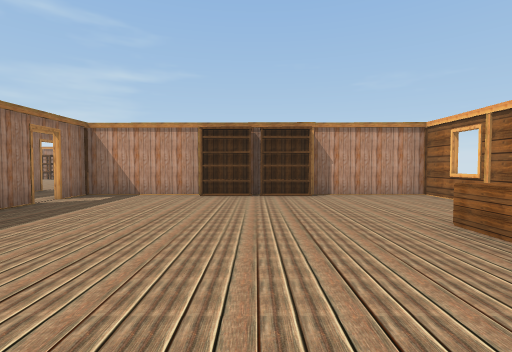
view 1 (above)

20 first-person views from a walk through a 3-D level made in the Unity game engine. The camera is 1.5 m above the floor, tilts 2° down and sees 85° across. The floor is counted in squares, 2 m on a side. Each view is taken from the middle of a square. On the plan, view 1 faces up. The plan holds only what a view shows up to about 10 squares ahead; the rest is blank.

view 2
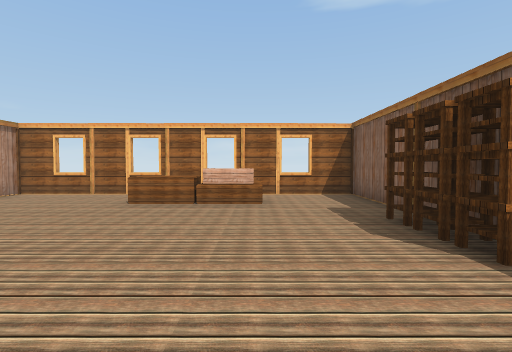

view 3
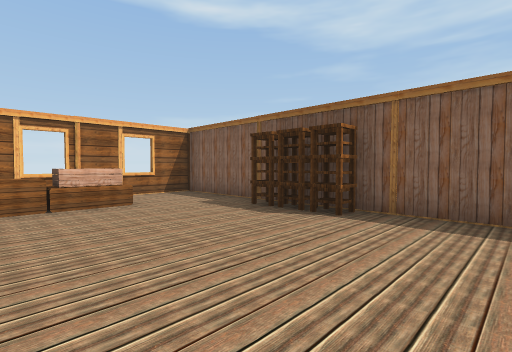

view 4
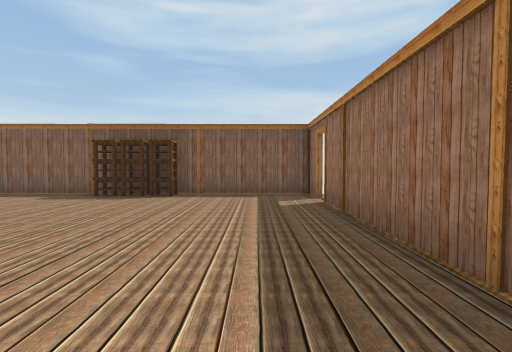

view 5
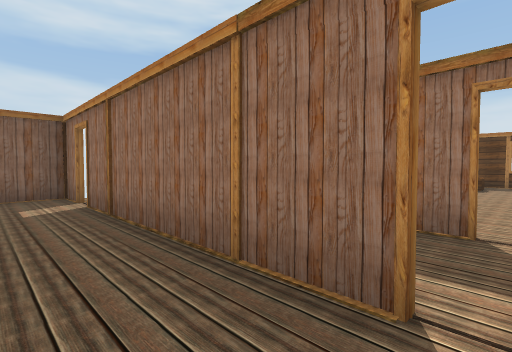

view 6
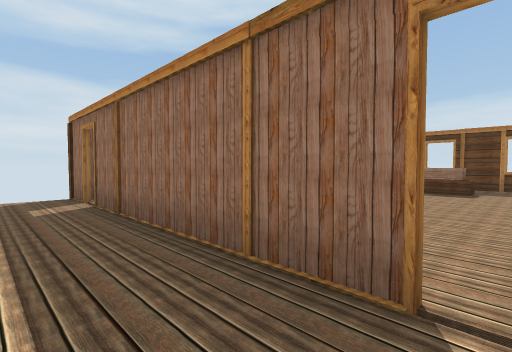

view 7
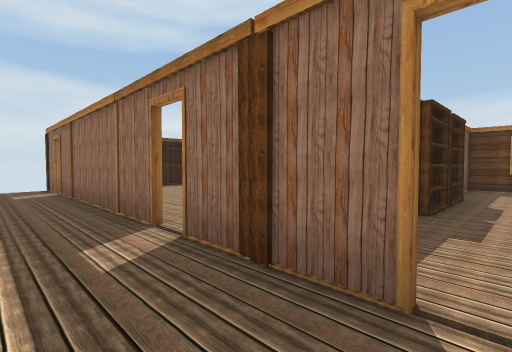

view 8
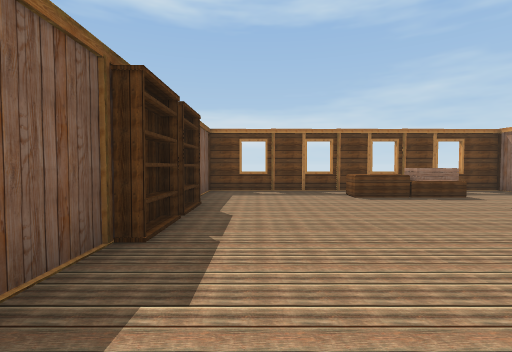

view 9
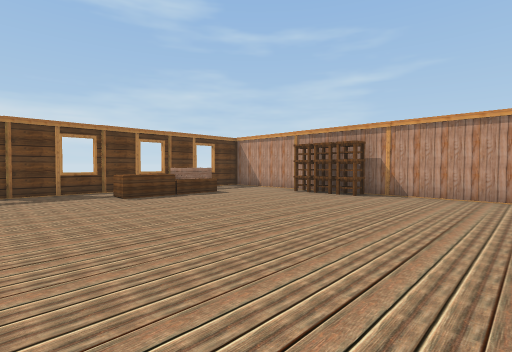

view 10
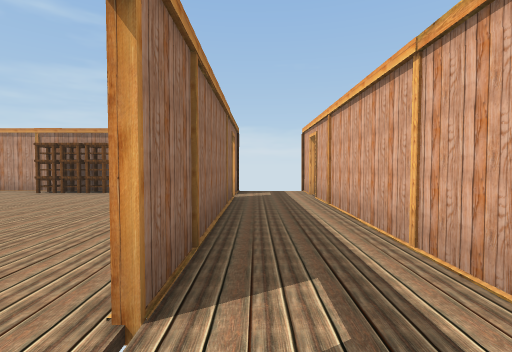

view 11
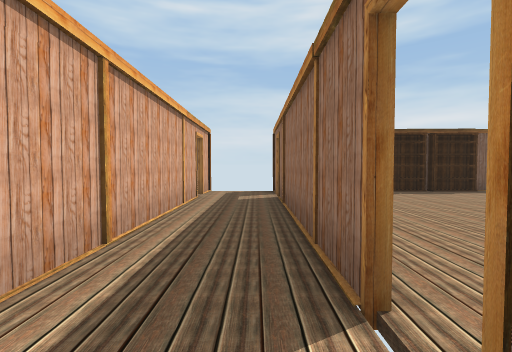

view 12
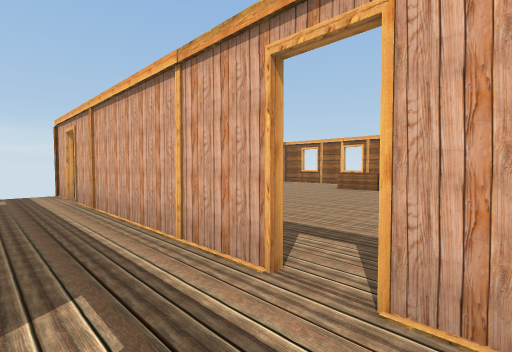

view 13
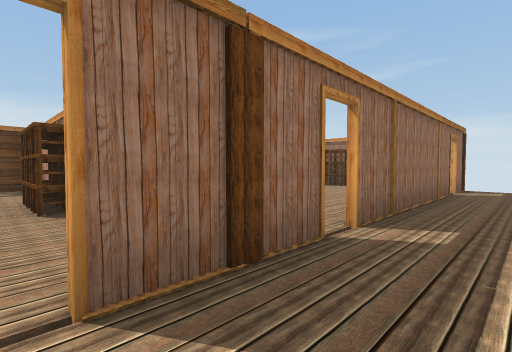

view 14
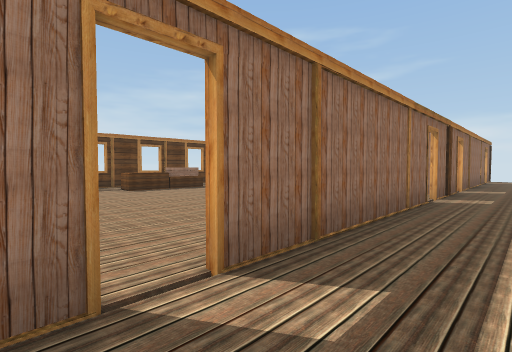

view 15
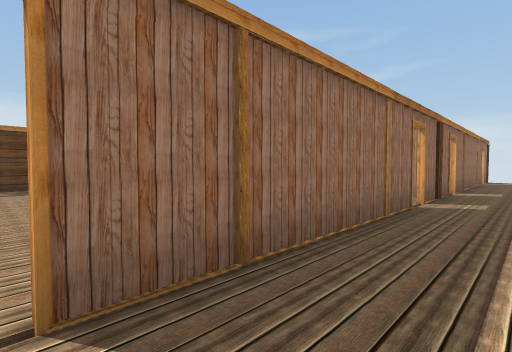

view 16
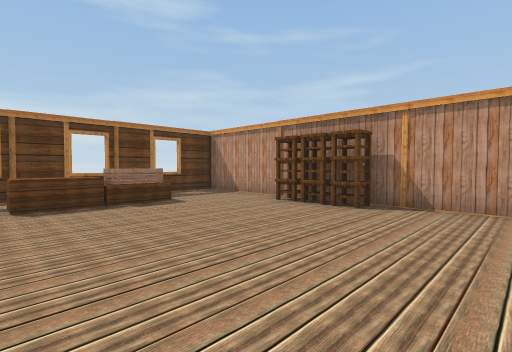

view 17
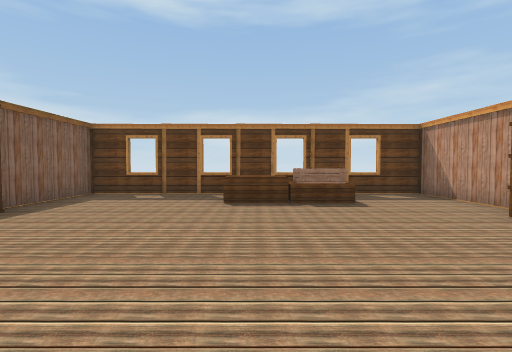

view 18
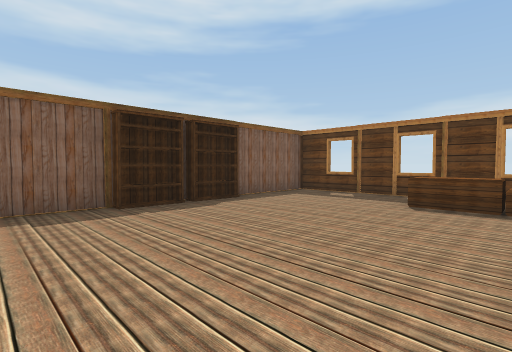

view 19
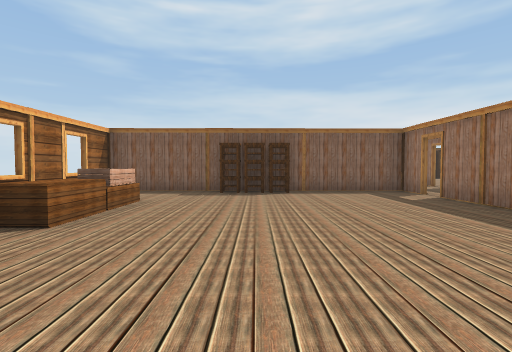

view 20
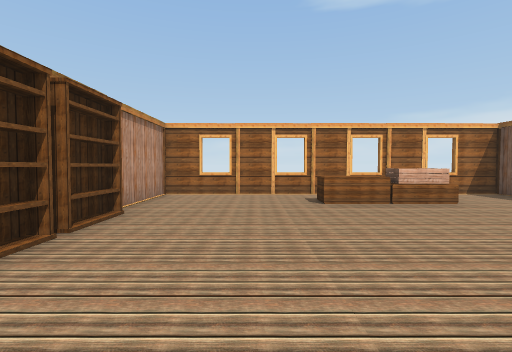

### Floor plan
Ten units are one square. View 1 is at (0, 0); x grows to the right and y downward. Boxes are objects, and circles mark ways between rooms. Rooms are numbered by the first view taken in them; rooms with no view inside come last. Other rooms are left out.
<svg viewBox="-170 -180 230 210">
<path fill="none" stroke="#000" d="M-15 -73 -45 -73 -45 16 44 16 44 -65M35 -73 14 -73M-95 -75 -81 -75M-45 -80 -45 -161M-66 -56 -66 -1M-72 -165 -156 -165 -156 -85M-66 -164 -66 -92M-155 -75 -128 -75M-66 5 -66 16M-45 11 -45 -55M-45 -112 -45 -75 -14 -75M14 -75 35 -75M44 -85 44 -165 20 -165M-131 16 -111 16M-140 -73 -150 -73M-156 -65 -156 -4"/>
<rect x="-15" y="5" width="10" height="10" fill="#bbb"><title>other object</title></rect>
<rect x="-15" y="-75" width="30" height="10" fill="#bbb"><title>shelf</title></rect>
<rect x="-5" y="5" width="10" height="10" fill="#bbb"><title>other object</title></rect>
<rect x="5" y="5" width="10" height="10" fill="#bbb"><title>other object</title></rect>
<rect x="25" y="-25" width="10" height="20" fill="#bbb"><title>other object</title></rect>
<rect x="25" y="-35" width="10" height="10" fill="#bbb"><title>other object</title></rect>
<rect x="35" y="-85" width="20" height="10" fill="#bbb"><title>column</title></rect>
<rect x="45" y="-75" width="10" height="10" fill="#bbb"><title>column</title></rect>
<rect x="-165" y="-85" width="10" height="10" fill="#bbb"><title>column</title></rect>
<rect x="-145" y="-135" width="10" height="20" fill="#bbb"><title>other object</title></rect>
<rect x="-145" y="-145" width="10" height="10" fill="#bbb"><title>other object</title></rect>
<rect x="-125" y="-75" width="10" height="10" fill="#bbb"><title>other object</title></rect>
<rect x="-125" y="-85" width="30" height="10" fill="#bbb"><title>shelf</title></rect>
<rect x="-125" y="-165" width="10" height="10" fill="#bbb"><title>other object</title></rect>
<rect x="-115" y="-75" width="10" height="10" fill="#bbb"><title>other object</title></rect>
<rect x="-115" y="-165" width="10" height="10" fill="#bbb"><title>other object</title></rect>
<rect x="-105" y="-75" width="10" height="10" fill="#bbb"><title>other object</title></rect>
<rect x="-105" y="-165" width="10" height="10" fill="#bbb"><title>other object</title></rect>
<rect x="-75" y="-75" width="10" height="10" fill="#bbb"><title>column</title></rect>
<rect x="-75" y="-85" width="10" height="10" fill="#bbb"><title>column</title></rect>
<rect x="-55" y="15" width="10" height="10" fill="#bbb"><title>column</title></rect>
<rect x="-55" y="-75" width="10" height="10" fill="#bbb"><title>column</title></rect>
<rect x="-55" y="-85" width="10" height="10" fill="#bbb"><title>column</title></rect>
<rect x="-55" y="-175" width="10" height="10" fill="#bbb"><title>column</title></rect>
<rect x="-15" y="-85" width="10" height="10" fill="#bbb"><title>other object</title></rect>
<rect x="-15" y="-165" width="10" height="10" fill="#bbb"><title>shelf</title></rect>
<rect x="-5" y="-85" width="10" height="10" fill="#bbb"><title>other object</title></rect>
<rect x="5" y="-85" width="10" height="10" fill="#bbb"><title>other object</title></rect>
<rect x="5" y="-165" width="10" height="10" fill="#bbb"><title>shelf</title></rect>
<rect x="25" y="-115" width="10" height="20" fill="#bbb"><title>other object</title></rect>
<rect x="25" y="-125" width="10" height="10" fill="#bbb"><title>other object</title></rect>
<rect x="-145" y="-35" width="10" height="20" fill="#bbb"><title>other object</title></rect>
<rect x="-145" y="-55" width="10" height="20" fill="#bbb"><title>other object</title></rect>
<rect x="-125" y="5" width="30" height="10" fill="#bbb"><title>shelf</title></rect>
<circle cx="-40" cy="-60" r="3" fill="#2a7"/>
<circle cx="-40" cy="0" r="3" fill="#2a7"/>
<circle cx="-40" cy="-90" r="3" fill="#2a7"/>
<circle cx="-70" cy="-60" r="3" fill="#2a7"/>
<circle cx="-70" cy="0" r="3" fill="#2a7"/>
<text x="10" y="-30">1</text>
<text x="-90" y="-100">2</text>
<text x="0" y="-120">3</text>
<text x="-120" y="-30">4</text>
</svg>
Room 1 opens to room 2. Room 2 opens to room 3. Room 2 opens to room 4.

Where each view was taken, in squares from view 1:
view 1: 0 up, 0 right, facing up
view 2: 1 up, 3 left, facing right
view 3: 3 up, 3 left, facing down-right
view 4: 6 up, 3 left, facing down
view 5: 6 up, 3 left, facing down-left
view 6: 6 up, 5 left, facing down-left
view 7: 9 up, 5 left, facing down-left
view 8: 9 up, 7 left, facing left
view 9: 9 up, 7 left, facing up-left
view 10: 8 up, 6 left, facing up
view 11: 7 up, 6 left, facing down
view 12: 8 up, 6 left, facing up-right
view 13: 6 up, 5 left, facing up-left
view 14: 1 down, 5 left, facing up-left
view 15: 0 up, 5 left, facing up-left
view 16: 11 up, 8 left, facing up-left
view 17: 12 up, 8 left, facing left
view 18: 13 up, 8 left, facing down-left
view 19: 16 up, 0 right, facing down
view 20: 14 up, 3 left, facing right
